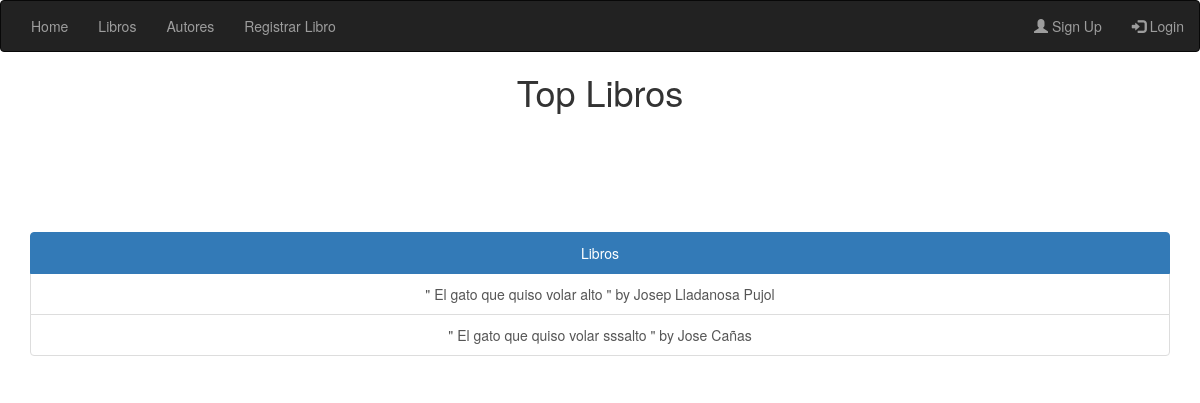
The app's page /libros/ with its own data.
### catalog/models.py (models this page shows, shortened)
class Book (models.Model):
    title = models.CharField(max_length=128, help_text="Escribe el titulo del libro que desea guardar e.j: THE 100")
    author = models.ForeignKey(Author, on_delete=models.SET_DEFAULT, default=1)
    summary = models.TextField(max_length=500, help_text="Escribe un breve resumen del libro")
    isb = models.CharField('ISBN', max_length=13, help_text="Escribe un ISBN valido (13 caracteres)")
    genre = models.ManyToManyField(Genre, help_text="Selecciona un genero literario")
    language = models.ManyToManyField(Language, help_text="Selecciona los idiomas que esta escrito el libro")
    date_published = models.DateField(null=True)
    user = models.ForeignKey(User, default=1, on_delete=models.CASCADE)

class Author(models.Model):
    first_name = models.CharField(max_length=32)
    second_name = models.CharField(max_length=32)
    native_language = models.OneToOneField(Language, on_delete=models.SET_NULL, null=True,
                                           help_text="Selecciona el lenguage nativo de escritura del autor")
    def __str__(self):
        return '%s  %s' % (self.first_name, self.second_name)

### catalog/views.py (the view)
# urls.py: path('libros/', views.libros, name='libros'),
def libros(request):
    book = Book.objects.all().order_by('title')
    return render(request, 'nav/Libros.html', context={'book': book})

### templates/nav/Libros.html (shortened to what this page needs)
{% extends 'generic.html' %}
{% block content %}
     <h1 align="center" style="margin-bottom: 10%">Top Libros</h1>
            <div class="container" >
                <div class="list-group" align="center">
                 <a href="#" class="list-group-item active">Libros</a>
                    {% for i in book %}
                        <a href="#" class="list-group-item">" {{ i.title }} " by {{ i.author }}</a>
                    {% endfor %}
                </div>
            </div>
{% endblock %}

### records on screen
Book: title "El gato que quiso volar alto", author "Josep Lladanosa Pujol"
Book: title "El gato que quiso volar sssalto", author "Jose Cañas"
